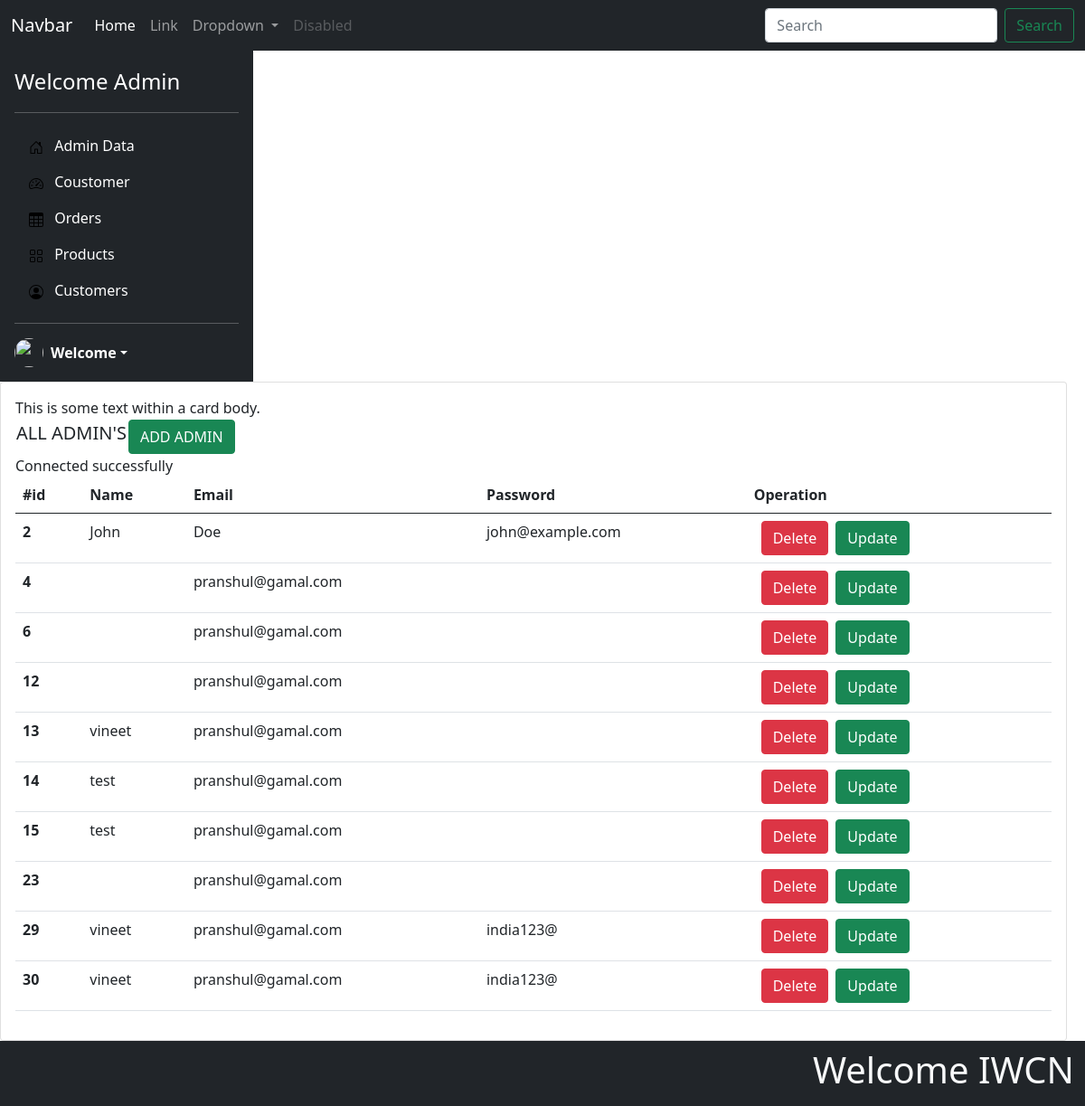
The app's page / (signed in) with its own data.
### tables this page shows
CREATE TABLE `user` (
  `id` int(11) NOT NULL,
  `name` text NOT NULL,
  `email` text NOT NULL,
  `password` text NOT NULL
);

### views/index.php (the view, shortened to what this page needs)
<!DOCTYPE html>
<html lang="en">
<head>
    <link href="https://cdn.jsdelivr.net/npm/bootstrap@5.0.2/dist/css/bootstrap.min.css" rel="stylesheet">
    <link rel="stylesheet" href="https://cdn.jsdelivr.net/npm/bootstrap-icons@1.10.3/font/bootstrap-icons.css">
       <link rel="stylesheet" href="../torouter/assets/style.css">
    <link href="https://getbootstrap.com/docs/5.0/examples/sidebars/sidebars.css" rel="stylesheet">
</head>
<body>
    <?php include "components/nev.php"; ?>
    <?php include "components/sidebar.php"; ?>
    <div class="b-example-divider" style="width: 1180px;">
        <div class="card">
            <div class="card-body">
                This is some text within a card body.
                <div>
                    <table>
                        <tr>
                            <th>
                                <h5>ALL ADMIN'S </h5>
                            </th>
                            <th><a href="../torouter/add/admin" class="btn btn-success">ADD ADMIN</a></th>
                        </tr>
                    </table>
                </div>
                <div>
                    <table class="table">
                        <thead>
                            <tr>
                                <th scope="col">#id</th>
                                <th scope="col">Name</th>
                                <th scope="col">Email</th>
                                <th scope="col">Password</th>
                                <th scope="col">Operation</th>
                            </tr>
                        </thead>
                        <tbody>
                            <?php
                            require "../torouter/action/connection.php";
                            $stmt = $conn->query("SELECT * FROM user");
                            while ($row = $stmt->fetch()) {
                                echo "  <tr>
                                <th scope='row'>" . $row['id'] . "</th>
                                <td>" . $row['name'] . "</td>
                                <td>" . $row['email'] . "</td>
                                <td>" . $row['password'] . "</td>
                                <td><a href='../torouter/action/deleteadmin.php?id=" . $row['id'] . "' class='btn btn-danger mx-2'>Delete</a><a href='/' class='btn btn-success'>Update</a></td>
                                </tr>";
                            }
                            ?>
                        </tbody>
                    </table>
                </div>
            </div>
        </div>
    </div>
    </main>
    <?php include "components/footer.php"; ?>
</body>
</html>

### index.php (shortened to what this page needs)
<?php
$request = $_SERVER['REQUEST_URI'];
$request = str_replace('/iWCN/torouter', '', $request);
switch ($request) {
    case '/' :
        if(isset($_SESSION['id'])){
            require __DIR__ . '/views/index.php';
            break;
        }
        else{
            require __DIR__ . '/views/login.php';
            break;
        }
}
?>

### views/components/nev.php (shortened to what this page needs)
<nav class="navbar navbar-expand-lg navbar-dark bg-dark">
  <div class="container-fluid">
    <a class="navbar-brand" href="#">Navbar</a>
    <div class="collapse navbar-collapse" id="navbarSupportedContent">
      <ul class="navbar-nav me-auto mb-2 mb-lg-0">
        <li class="nav-item">
          <a class="nav-link active" aria-current="page" href="#">Home</a>
        </li>
        <li class="nav-item">
          <a class="nav-link" href="#">Link</a>
        </li>
        <li class="nav-item dropdown">
          <a class="nav-link dropdown-toggle" href="#" id="navbarDropdown" role="button" data-bs-toggle="dropdown" aria-expanded="false">
            Dropdown
          </a>
        </li>
        <li class="nav-item">
          <a class="nav-link disabled" href="#" tabindex="-1" aria-disabled="true">Disabled</a>
        </li>
      </ul>
      <form class="d-flex">
        <input class="form-control me-2" type="search" placeholder="Search" aria-label="Search">
        <button class="btn btn-outline-success" type="submit">Search</button>
      </form>
    </div>
  </div>
</nav>

### views/components/sidebar.php (shortened to what this page needs)
<main>
  <div class="d-flex flex-column flex-shrink-0 p-3 text-white bg-dark" style="width: 280px;">
    <a href="/" class="d-flex align-items-center mb-3 mb-md-0 me-md-auto text-white text-decoration-none">
      <span class="fs-4">Welcome Admin</span>
    </a>
    <hr>
    <ul class="nav nav-pills flex-column mb-auto">
      <li class="nav-item">
        <a href="../torouter/" class="nav-link text-white" aria-current="page">
          <svg class="bi me-2" width="16" height="16"><use xlink:href="#home"/></svg>
          Admin Data
        </a>
      </li>
      <li>
        <a href="../torouter/customer" class="nav-link text-white">
          <svg class="bi me-2" width="16" height="16"><use xlink:href="#speedometer2"/></svg>
          Coustomer
        </a>
      </li>
      <li>
        <a href="#" class="nav-link text-white">
          <svg class="bi me-2" width="16" height="16"><use xlink:href="#table"/></svg>
          Orders
        </a>
      </li>
      <li>
        <a href="#" class="nav-link text-white">
          <svg class="bi me-2" width="16" height="16"><use xlink:href="#grid"/></svg>
          Products
        </a>
      </li>
      <li>
        <a href="#" class="nav-link text-white">
          <svg class="bi me-2" width="16" height="16"><use xlink:href="#people-circle"/></svg>
          Customers
        </a>
      </li>
    </ul>
    <hr>
    <div class="dropdown">
      <a href="#" class="d-flex align-items-center text-white text-decoration-none dropdown-toggle" id="dropdownUser1" data-bs-toggle="dropdown" aria-expanded="false">
        <img src="https://github.com/mdo.png" alt="" width="32" height="32" class="rounded-circle me-2">
        <strong>Welcome</strong>
      </a>
    </div>
  </div>

### views/components/footer.php (shortened to what this page needs)
<footer>
<nav class="navbar navbar-expand-lg navbar-dark bg-dark">
  <div class="container-fluid">
    <div class="collapse navbar-collapse" id="navbarSupportedContent">
       <marquee behavior="" direction="">  <h1 class="text-light">Welcome IWCN</h1></marquee>
    </div>
  </div>
</nav>
</footer>

### records on screen
user: id "2", name "John", email "Doe", password "john@example.com"
user: id "4", email "pranshul@gamal.com"
user: id "6", email "pranshul@gamal.com"
user: id "12", email "pranshul@gamal.com"
user: id "13", name "vineet", email "pranshul@gamal.com"
user: id "14", name "test", email "pranshul@gamal.com"
user: id "15", name "test", email "pranshul@gamal.com"
user: id "23", email "pranshul@gamal.com"
user: id "29", name "vineet", email "pranshul@gamal.com", password "india123@"
user: id "30", name "vineet", email "pranshul@gamal.com", password "india123@"
